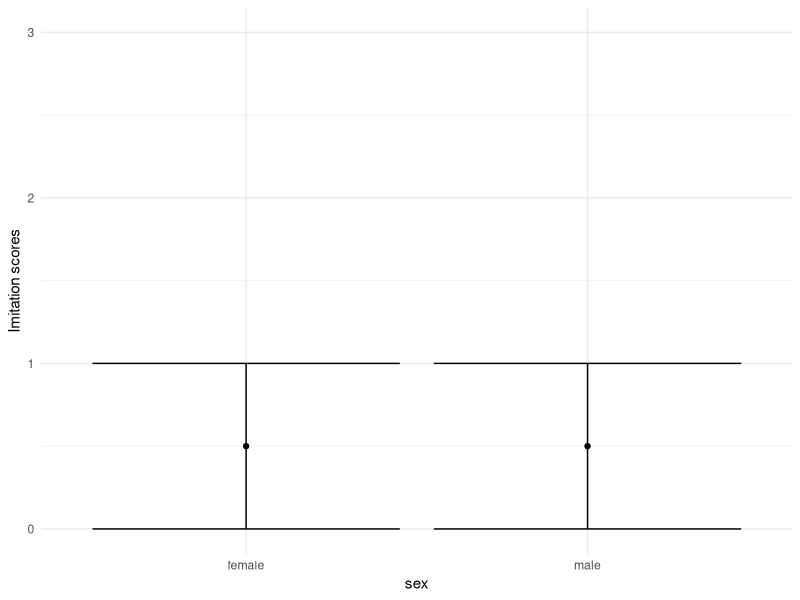
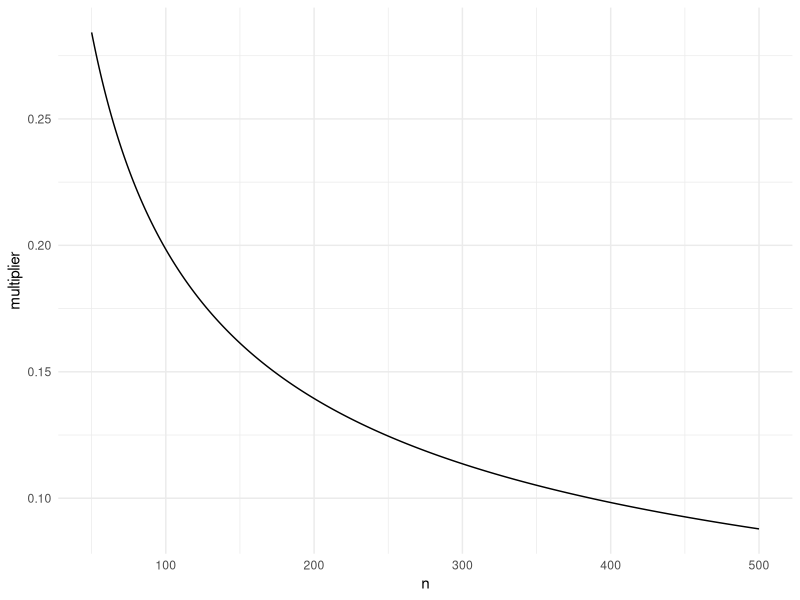

Recreate these plots in R, in order.
## ---- chunk 1
library(tidyverse)
## ---- chunk 2
# Enter data here. Note that group 1 is female and group 2 is male.
mean1 <- 0.5
# delete this line and enter code to calculate qt(something) * SE
# modify lower and upper to mean - something and mean + something
lower1 <- 0
upper1 <- 1
mean2 <- 0.5
# delete this line and enter code to calculate qt(something) * SE
# modify lower and upper to mean - something and mean + something
lower2 <- 0
upper2 <- 1

# Don't change anything else in this section below this line
data <- data.frame(sex = c("female", "male"),
                   mean = c(mean1, mean2),
                   lower = c(lower1, lower2),
                   upper = c(upper1, upper2))
ggplot(data, aes(sex, mean)) + geom_point() +
  geom_errorbar(aes(x = sex, ymin = lower, ymax = upper)) +
  ylim(c(0,3)) + theme_minimal() + ylab("Imitation scores")
## ---- chunk 3
# 1. Delete these instructions before your final knit
# 2. Uncomment the line below that creates a "mpg2008" dataset, meaning delete the "#" at the beginning of the line but keep the rest of it
# 3. Use t.test(mpg2008$hwy)$conf.int to get a 95 percent confidence interval for the average life expectancy
#mpg2008 <- filter(mpg, year == 2008)
## ---- chunk 4
# code here
## ---- chunk 5
curve <- data.frame(n = 50:500)
curve$multiplier = qt(.975, curve$n-1)/sqrt(curve$n)
ggplot(curve, aes(n, multiplier)) + geom_line() + theme_minimal()
